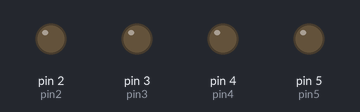
A sketch run on a simulated Arduino Uno, built with avr-gcc and run on an emulated ATmega328P. Parts: output pins drawn as LEDs (lit = HIGH).

Above: at 0.3 s.
At 1.8 s:
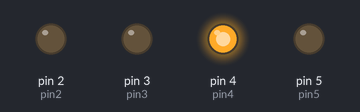
At 3.3 s:
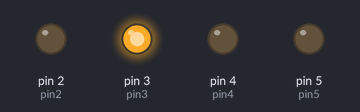
At 7.1 s:
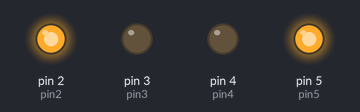
At 10.8 s:
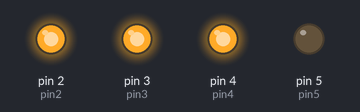
At 14.6 s:
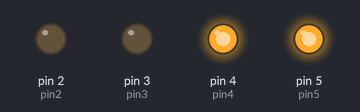
Timing chart, 0 to 15.6 s (numbered marks = the images above):
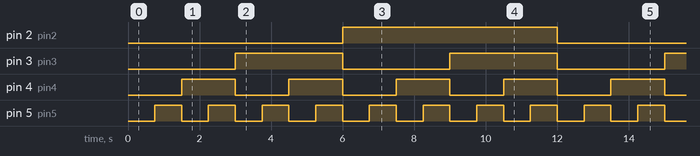

Measured:
- by itself, pin 2 (pin2): alternates HIGH for 6.0 s and LOW for 6.0 s
- by itself, pin 3 (pin3): alternates HIGH for 3.0 s and LOW for 3.0 s
- by itself, pin 4 (pin4): alternates HIGH for 1.5 s and LOW for 1.5 s
- by itself, pin 5 (pin5): alternates HIGH for 0.75 s and LOW for 0.75 s

The sketch:

BinaryLED.ino
```cpp
int pin2 = 2;
int pin3 = 3;
int pin4 = 4;
int pin5 = 5;
int waitTime = 750;
int numbersInHexa = 15;

void setup() {
  // put your setup code here, to run once:
  pinMode(pin2, OUTPUT);
  pinMode(pin3, OUTPUT);
  pinMode(pin4, OUTPUT);
  pinMode(pin5, OUTPUT);
}

void loop() {
    for(int num = 0; num <= numbersInHexa; num++){
        flashLED(num);
        delay(waitTime);
    }
}

void flashLED(int num){
  switch(num){
      case 0:
          digitalWrite(pin2, LOW);
          digitalWrite(pin3, LOW);
          digitalWrite(pin4, LOW);
          digitalWrite(pin5, LOW);
          break;
      case 1:
          digitalWrite(pin2, LOW);
          digitalWrite(pin3, LOW);
          digitalWrite(pin4, LOW);
          digitalWrite(pin5, HIGH);
          break;
      case 2:
          digitalWrite(pin2, LOW);
          digitalWrite(pin3, LOW);
          digitalWrite(pin4, HIGH);
          digitalWrite(pin5, LOW);
          break;
      case 3:
          digitalWrite(pin2, LOW);
          digitalWrite(pin3, LOW);
          digitalWrite(pin4, HIGH);
          digitalWrite(pin5, HIGH);
          break;
      case 4:
          digitalWrite(pin2, LOW);
          digitalWrite(pin3, HIGH);
          digitalWrite(pin4, LOW);
          digitalWrite(pin5, LOW);
          break;
      case 5:
          digitalWrite(pin2, LOW);
          digitalWrite(pin3, HIGH);
          digitalWrite(pin4, LOW);
          digitalWrite(pin5, HIGH);
          break;
      case 6:
          digitalWrite(pin2, LOW);
          digitalWrite(pin3, HIGH);
          digitalWrite(pin4, HIGH);
          digitalWrite(pin5, LOW);
          break;
      case 7:
          digitalWrite(pin2, LOW);
          digitalWrite(pin3, HIGH);
          digitalWrite(pin4, HIGH);
          digitalWrite(pin5, HIGH);
          break;
      case 8:
          digitalWrite(pin2, HIGH);
          digitalWrite(pin3, LOW);
          digitalWrite(pin4, LOW);
          digitalWrite(pin5, LOW);
          break;
      case 9:
          digitalWrite(pin2, HIGH);
          digitalWrite(pin3, LOW);
          digitalWrite(pin4, LOW);
          digitalWrite(pin5, HIGH);
          break;
      case 10:
          digitalWrite(pin2, HIGH);
          digitalWrite(pin3, LOW);
          digitalWrite(pin4, HIGH);
          digitalWrite(pin5, LOW);
          break;
      case 11:
          digitalWrite(pin2, HIGH);
          digitalWrite(pin3, LOW);
          digitalWrite(pin4, HIGH);
          digitalWrite(pin5, HIGH);
          break;
      case 12:
          digitalWrite(pin2, HIGH);
          digitalWrite(pin3, HIGH);
          digitalWrite(pin4, LOW);
          digitalWrite(pin5, LOW);
          break;
      case 13:
          digitalWrite(pin2, HIGH);
          digitalWrite(pin3, HIGH);
          digitalWrite(pin4, LOW);
          digitalWrite(pin5, HIGH);
          break;
      case 14:
          digitalWrite(pin2, HIGH);
          digitalWrite(pin3, HIGH);
          digitalWrite(pin4, HIGH);
          digitalWrite(pin5, LOW);
          break;
      case 15:
          digitalWrite(pin2, HIGH);
          digitalWrite(pin3, HIGH);
          digitalWrite(pin4, HIGH);
          digitalWrite(pin5, HIGH);
          break;
  }
}
```
